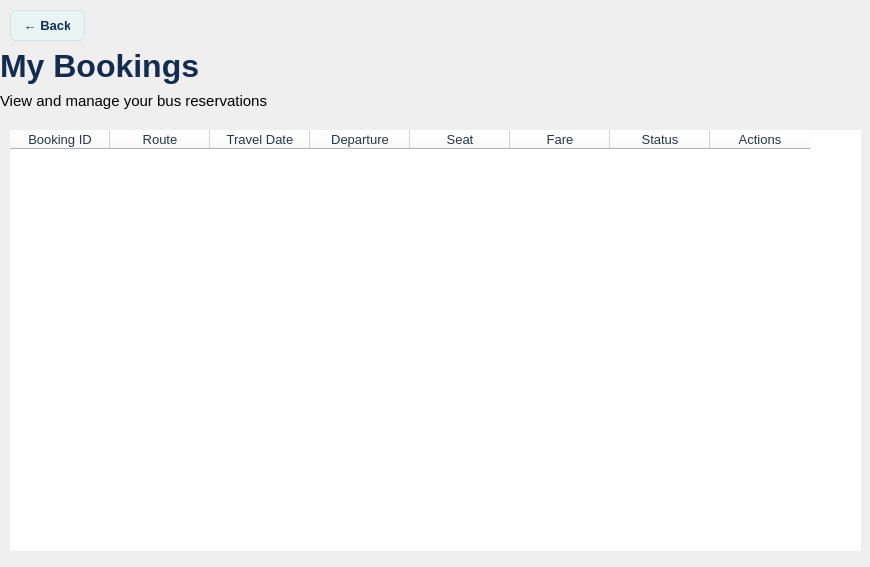
<?xml version="1.0" encoding="UTF-8"?>
<ui version="4.0">
 <class>MyBookingsPage</class>
 <widget class="QWidget" name="MyBookingsPage">
  <property name="geometry">
   <rect>
    <x>0</x>
    <y>0</y>
    <width>870</width>
    <height>567</height>
   </rect>
  </property>
  <property name="windowTitle">
   <string>BLUEBUS- My Bookings</string>
  </property>
  <widget class="QPushButton" name="backButton">
   <property name="geometry">
    <rect>
     <x>10</x>
     <y>10</y>
     <width>75</width>
     <height>31</height>
    </rect>
   </property>
   <property name="font">
    <font>
     <family>Segoe UI</family>
     <pointsize>10</pointsize>
     <weight>75</weight>
     <bold>true</bold>
    </font>
   </property>
   <property name="styleSheet">
    <string notr="true"> background-color: #E8F5F4;
    color: #142D4E;
    border: 1px solid #D0E5E3;
    border-radius: 6px;
    padding: 8px 14px;
    font-weight: bold;</string>
   </property>
   <property name="text">
    <string>← Back</string>
   </property>
  </widget>
  <widget class="QLabel" name="pageTitle">
   <property name="geometry">
    <rect>
     <x>0</x>
     <y>40</y>
     <width>211</width>
     <height>51</height>
    </rect>
   </property>
   <property name="font">
    <font>
     <family>Segoe UI</family>
     <pointsize>24</pointsize>
     <weight>75</weight>
     <bold>true</bold>
    </font>
   </property>
   <property name="styleSheet">
    <string notr="true">color:#142D4E</string>
   </property>
   <property name="text">
    <string>My Bookings</string>
   </property>
  </widget>
  <widget class="QLabel" name="label">
   <property name="geometry">
    <rect>
     <x>0</x>
     <y>90</y>
     <width>281</width>
     <height>21</height>
    </rect>
   </property>
   <property name="font">
    <font>
     <family>Segoe UI</family>
     <pointsize>11</pointsize>
    </font>
   </property>
   <property name="text">
    <string>View and manage your bus reservations</string>
   </property>
  </widget>
  <widget class="QTableWidget" name="bookingsTable">
   <property name="geometry">
    <rect>
     <x>10</x>
     <y>130</y>
     <width>851</width>
     <height>421</height>
    </rect>
   </property>
   <property name="styleSheet">
    <string notr="true"> background-color: #FFFFFF;
    alternate-background-color: #F4F7FA;
    color: #263747;
    border: none;
    gridline-color: #E5EAF0;
    selection-background-color: #D9F0EE;
    selection-color: #142D4E;
    font-size: 13px;</string>
   </property>
   <property name="editTriggers">
    <set>QAbstractItemView::NoEditTriggers</set>
   </property>
   <property name="alternatingRowColors">
    <bool>true</bool>
   </property>
   <property name="selectionBehavior">
    <enum>QAbstractItemView::SelectRows</enum>
   </property>
   <property name="showGrid">
    <bool>false</bool>
   </property>
   <property name="sortingEnabled">
    <bool>false</bool>
   </property>
   <property name="columnCount">
    <number>8</number>
   </property>
   <column>
    <property name="text">
     <string>Booking ID</string>
    </property>
   </column>
   <column>
    <property name="text">
     <string>Route</string>
    </property>
   </column>
   <column>
    <property name="text">
     <string>Travel Date</string>
    </property>
   </column>
   <column>
    <property name="text">
     <string>Departure</string>
    </property>
   </column>
   <column>
    <property name="text">
     <string>Seat</string>
    </property>
   </column>
   <column>
    <property name="text">
     <string>Fare</string>
    </property>
   </column>
   <column>
    <property name="text">
     <string>Status</string>
    </property>
   </column>
   <column>
    <property name="text">
     <string>Actions</string>
    </property>
   </column>
  </widget>
 </widget>
 <resources/>
 <connections/>
</ui>
